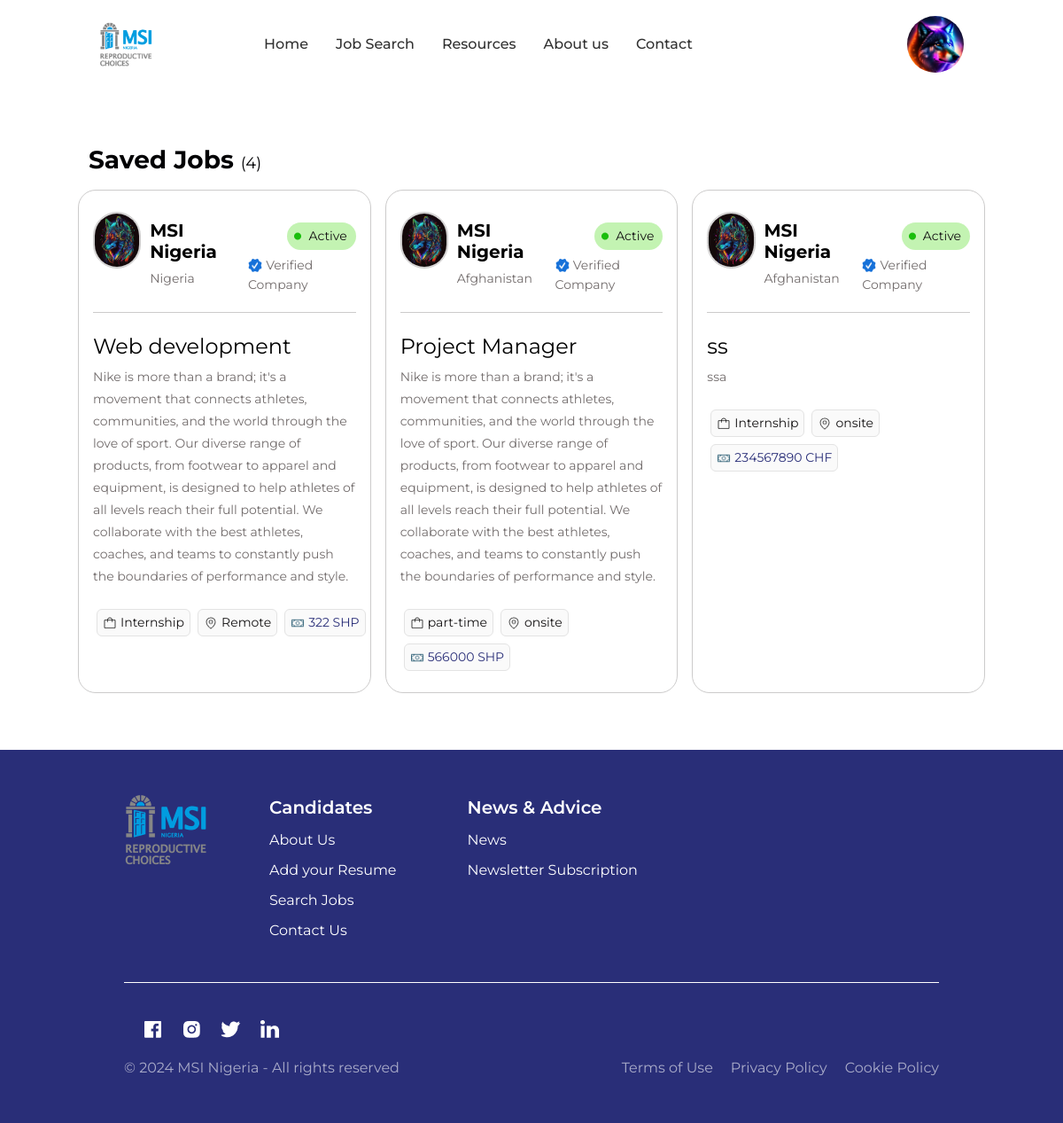
The app's page /saved.php (signed in), older data.
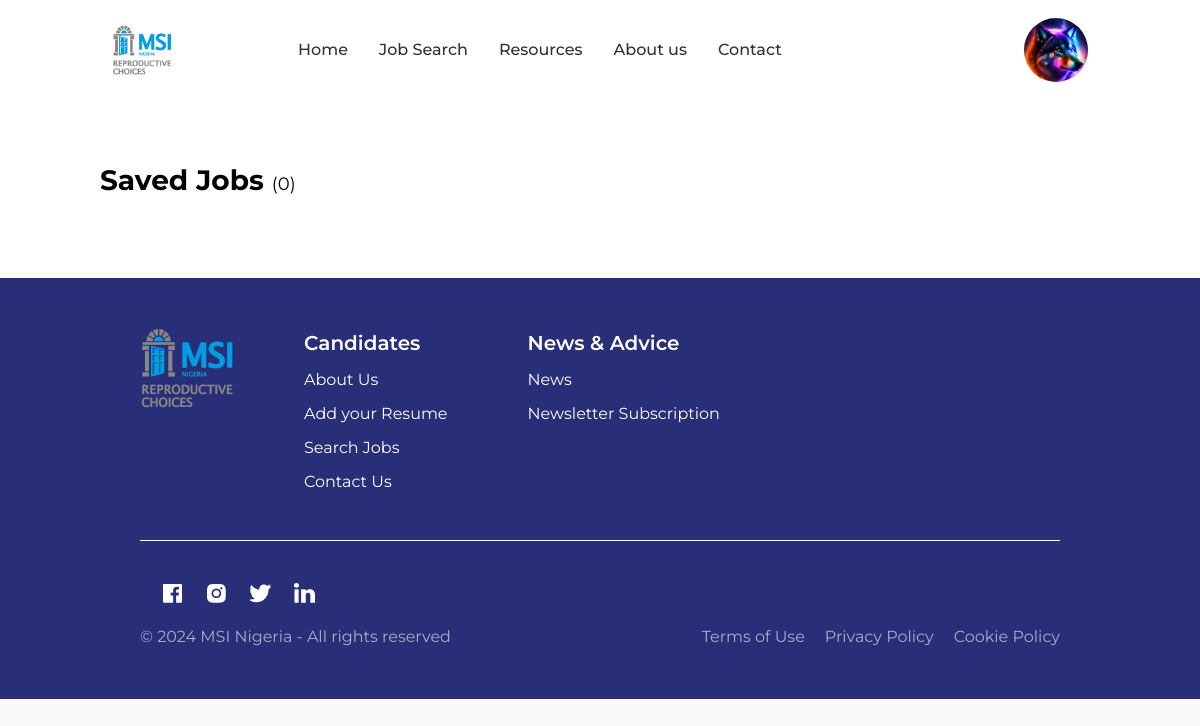
The same page, newer data.
### tables this page shows
CREATE TABLE `job` (
  `id` int NOT NULL,
  `jobtitle` varchar(255) NOT NULL,
  `jobdescription` text NOT NULL,
  `cv_rating` varchar(255) NOT NULL,
  `jobtype` varchar(255) NOT NULL,
  `currency` varchar(255) NOT NULL,
  `salary` varchar(255) NOT NULL,
  `application_link` varchar(255) DEFAULT NULL,
  `unique_id` varchar(255) NOT NULL,
  `company_name` varchar(255) NOT NULL,
  `status` varchar(255) NOT NULL DEFAULT 'Active',
  `company_logo` varchar(255) NOT NULL,
  `company_location` varchar(255) NOT NULL,
  `timecreated` datetime NOT NULL DEFAULT CURRENT_TIMESTAMP ON UPDATE CURRENT_TIMESTAMP,
  `deadline` varchar(255) NOT NULL,
  `location` varchar(255) NOT NULL,
  `requirements` text,
  `responsibilities` text,
  `questions` text NOT NULL,
  `requirements_text` text,
  `responsibilities_text` text,
  `questions_text` text,
  `applicants` varchar(255) NOT NULL DEFAULT '0'
);

### saved.php (the view, shortened to what this page needs)
<html>
<head>
	<link rel="stylesheet" type="text/css" href="bootstrap/css/bootstrap.min.css">
	<link rel="stylesheet" type="text/css" href="css/main.css">
</head>
<body>
<?php
include 'navbar.php';
?>
<div class="sections" style="background: white;padding-top: 164px;">
	<div>
		<div>
			<div>
				<p class="search-results">Saved Jobs <font class="results-found">(<?php echo $_SESSION["jobs"]; ?>)</font></p>
			</div>
			<div>
				<div style="background: transparent;gap: 16px;width: auto !important;flex-wrap: wrap;" class="row">
					<?php
					$se = "SELECT * FROM `saved_jobs` WHERE `email`='".$_SESSION["email"]."'";
					$se_query = mysqli_query($conn, $se);
					if (mysqli_num_rows($se_query) > 0) {
						$jobids = [];
						while ($row = mysqli_fetch_assoc($se_query)){
							 $jobids[] = "'" . mysqli_real_escape_string($conn, $row["unique_id"]) . "'";
						}
						if (!empty($jobids)) {
					        $jobIdsString = implode(',', $jobids);
					        $sele = "SELECT * FROM `job` WHERE `unique_id` IN ($jobIdsString)";
					        $sele_query = mysqli_query($conn, $sele);
					        if (mysqli_num_rows($sele_query) > 0) {
					        	while ($roe = mysqli_fetch_assoc($sele_query)){
									$company_logo = $roe["company_logo"];
									$company_name = $roe["company_name"];
									$company_location = $roe["company_location"];
									$status = $roe["status"];
									$jobtitle = $roe["jobtitle"];
									$jobdesc = $roe["jobdescription"];
									$jobtype = $roe["jobtype"];
									$location = $roe["location"];
									$salary = $roe["salary"];
									$currency = $roe["currency"];
					?>
					<div class="col-lg-4 col-md-4 col-sm-4 job-story-box">
						<div style="border-bottom: 1px solid var(--Neutrals-Neutrals200, #CCCBCB);;padding-bottom: 20px;">
							<div style="display: flex;gap: 10px;">
								<div class="company-logo">
									<img src="company/profile/<?php echo $company_logo; ?>" style="width: 100% !important;height: 100% !important;border-radius: inherit;border: inherit;">
								</div>
								<div>
									<div style="display: flex;flex-direction: column;height: 100% !important;background: transparent;">
										<div style="display: flex;align-items: center;height: auto;">
											<div style="height: auto;background: transparent;height: 80%;">
												<h4 class="name"><?php echo $company_name; ?></h4>
												<p class="location"><?php echo $company_location; ?></p>
											</div>
										</div>
									</div>
								</div>
								<div style="flex-grow: 1;display: flex;justify-content: flex-end;">
									<div style="flex-direction: column;gap: 5px;display: flex;background: transparent;justify-content: flex-end;align-items: flex-end;">
										<div class="active" style="display: inline-flex;">
											<div>
												<img src="images/active.png">
											</div>
											<div>
												<font class="active-text"><?php echo $status; ?></font>
											</div>
										</div>
										<div style="background: transparent;display: flex;justify-content: flex-end;">
											<div>
												<img src="images/verified-tick.png" style="width: 16px;height: 16px;">&nbsp;<font class="time" style="font-size: 14px;">Verified Company</font>
											</div>
										</div>
									</div>
								</div>
							</div>
						</div>
						<div>
							<div style="display: flex;gap: 8px;flex-direction: column;">
								<div>
									<font class="post"><?php echo $jobtitle; ?></font>
								</div>
								<div>
									<p class="job-post"><?php echo $jobdesc; ?></p>
								</div>
								<div>
									<div class="row" style="padding-left: 16px;gap: 8px;">
										<div class="resources">
											<div style="width: 16px;height: 16px;">
												<img src="images/Bag.png" style="width: 16px;height: 16px;">
											</div>
											<div>
												<font class="full-time"><?php echo $jobtype; ?></font>
											</div>
										</div>
										<div class="resources">
											<div style="width: 16px;height: 16px;">
												<img src="images/Location.png" style="width: 16px;height: 16px;">
											</div>
											<div>
												<font class="full-time"><?php echo $location; ?></font>
											</div>
										</div>
										<div class="resources">
											<div style="width: 16px;height: 16px;">
												<img src="images/Money.png" style="width: 16px;height: 16px;">
											</div>
											<div>
												<font class="full-time money"><?php echo $salary; ?> <?php echo $currency; ?></font>
											</div>
										</div>
									</div>
								</div>
							</div>
						</div>
					</div>
					<?php
				}}}}
					?>
				</div>
			</div>
		</div>
	</div>
</div>
<?php
include 'footer.php';
?>
</body>
</html>

### navbar.php (shortened to what this page needs)
<nav id="navbar-example" class="navbar navbar-expand-lg navbar-light bg-light fixed-top navbar-fixed">
   <div class="container-fluid">
    	<a class="navbar-brand" href="index.php">
	      	<div>
	      		<img src="images/logo.png" style="width: 60px;height: 50px;">
	    	</div>
    	</a>
	    <div class="collapse navbar-collapse" id="navbarNav">
	      	<ul class="navbar-nav mx-auto">
	        	<li class="nav-item link">
	          		<a href="index.php" class="nav-link" data-page="index">Home</a>
	         	</li>
	         	<li class="nav-item link">
	          		<a href="jobsearch.php?search" class="nav-link" data-page="jobsearch">Job Search</a>
	         	</li>
	         	<li class="nav-item link">
	          		<a href="#" class="nav-link" data-page="resources">Resources</a>
	         	</li>
	         	<li class="nav-item link">
	          		<a href="about.php" class="nav-link" data-page="about">About us</a>
	         	</li>
	         	<li class="nav-item link">
	          		<a href="contact.php" class="nav-link" data-page="contact">Contact</a>
	         	</li>
	    	</ul>
	    	<?php
	        if (isset($_SESSION["email"]) && isset($_SESSION["profile-pic"])){
	         ?>
	         <div class="navbar-nav-end">
		        <div style="display: flex;">
		         	<div>
			        	<div class="dashboard-login" id="profile-container" style="cursor: pointer;">
			        		<img src="profile/<?php echo $_SESSION['profile-pic']; ?>" style="width: 100% !important;height: 100% !important;border-radius: inherit;" id="profile-pic">
			        	</div>
		        	</div>
	        	</div>
	        </div>
	        <?php
	     	}
	     		?>
	    </div>
  	</div>
</nav>

### footer.php
<footer class="footer">
 	<div style="padding-top: 50px;display: flex;border-bottom: 1px solid white;padding-bottom: 30px;gap: 80px;" class="foo-p">
 		<div style="display: flex;gap: 70px;">
 			<div>
 				<img src="images/logo.png">
 			</div>
 			<div>
 				<font style="font-size: 20px;font-weight: 600;">Candidates</font>
 				<ul style="list-style-type: none;padding: 0;">
 					<li class="footer-item"><a href="about.php" class="footer-link">About Us</a></li>
 					<li class="footer-item"><a href="register.php" class="footer-link">Add your Resume</a></li>
 					<li class="footer-item"><a href="jobsearch.php?search" class="footer-link">Search Jobs</a></li>
 					<li class="footer-item"><a href="contact.php" class="footer-link">Contact Us</a></li>
 				</ul>
 			</div>
 		</div>
 		<div>
 			<div>
 				<font style="font-size: 20px;font-weight: 600;">News & Advice</font>
 				<ul style="list-style-type: none;padding: 0;">
 					<li class="footer-item"><a href="#" class="footer-link">News</a></li>
 					<li class="footer-item"><a href="#" class="footer-link">Newsletter Subscription</a></li>
 				</ul>
 			</div>
 		</div>
 	</div>
 	<div style="margin-top: 40px;">
 		<div style="display: flex;gap: 20px;margin-left: 20px;">
 			<div>
 				<img src="images/fcbk.png" style="width: 24px;height: 24px;">
 			</div>
 			<div>
 				<img src="images/insta.png" style="width: 24px;height: 24px;">
 			</div>
 			<div>
 				<img src="images/tweet.png" style="width: 24px;height: 24px;">
 			</div>
 			<div>
 				<img src="images/link.png" style="width: 24px;height: 24px;">
 			</div>
 		</div>
 		<div style="margin-top: 20px;display: flex;justify-content: space-between;">
 			<div>
 				<font style="color: #FFFFFF99;">© 2024 MSI Nigeria - All rights reserved</font>
 			</div>
 			<div style="display: flex;gap: 20px;">
 				<a href="#" style="color: #FFFFFF99;">
 					Terms of Use
 				</a>
 				<a href="#" style="color: #FFFFFF99;">
 					Privacy Policy
 				</a>
 				<a href="#" style="color: #FFFFFF99;">
 					Cookie Policy
 				</a>
 			</div>
 		</div>
 	</div>
</footer>

### css/main.css (style rules this page uses)
* { font-family: montserrat; }
html { scroll-behavior: smooth; }
body { padding: 0; margin: 0; background: #FAFAFA; }
.search-results { color: var(--text-grey, #000003); font-family: Montserrat; font-size: 28px; font-style: normal; font-weight: 700; line-height: 120%; }
.results-found { color: var(--text-grey, #000003); font-family: Montserrat; font-size: 18px; font-style: normal; font-weight: 400; line-height: 120%; }
.dashboard-login { width: 64px !important; height: 64px !important; border-radius: 500px; }
footer { background: var(--Primary-Primary, #292E78); width: 100%; height: auto; color: white; font-family: montserrat; padding-right: 140px; padding-left: 140px; padding-bottom: 50px; }
.sections { width: 100% !important; height: auto !important; padding-left: 100px; padding-right: 100px; padding-top: 64px; padding-bottom: 64px; background: inherit; }
.footer-item { padding-top: 10px; }
.footer-link { margin-top: 10px; color: white; }
.navbar { padding-right: 100px !important; padding-left: 100px !important; padding-top: 18px !important; padding-bottom: 18px !important; background: white !important; position: fixed !important; top: 0 !important; width: 100% !important; z-index: 300000 !important; }
.navbar-collapse { justify-content: space-between; background: transparent; align-items: center; gap: 30px; }
.navbar-nav.mx-auto { margin-left: auto; margin-right: auto; }
.navbar-nav-end { margin-left: auto; display: flex; align-items: center; }
.navbar-nav .nav-item .nav-link { color: #313131; }
.nav-link { font-weight: 500; }
.navbar-nav { display: flex; gap: 15px; }
a { text-decoration: none; }
.company-logo { display: flex; width: 64px; height: 64px; justify-content: center; align-items: center; border-radius: 266.667px; border: 1.067px solid var(--Neutrals-Neutrals200, #CCCBCB); background: #FFF; }
.post { color: #000; font-family: Montserrat; font-size: 24px; font-style: normal; font-weight: 400; line-height: 120%; }
.time { color: var(--Neutrals-Neutrals600, #726C6C); text-align: right; font-family: Montserrat; font-size: 14px; font-style: normal; font-weight: 400; line-height: 150%; }
.active-text { color: var(--Neutrals-Neutrals1000, #151314); font-family: Montserrat; font-size: 14px; font-style: normal; font-weight: 400; line-height: 150%; }
.active { display: flex; padding: 5px 10px 5px 8px; justify-content: center; align-items: center; gap: 8px; border-radius: 100px; background: rgba(136, 231, 103, 0.50); }
.name { color: #000; font-family: Montserrat; font-size: 20px; font-style: normal; font-weight: 700; line-height: 120%; }
.location { color: var(--Neutrals-Neutrals600, #726C6C); font-family: Montserrat; font-size: 14px; font-style: normal; font-weight: 400; line-height: 150%; }
.full-time { color: var(--Neutrals-Neutrals1000, #151314); font-family: Montserrat; font-size: 14px; font-style: normal; font-weight: 400; line-height: 150%; }
.money { color: #292E78 !important; }
.resources { display: inline-flex; padding: 4px 6px; justify-content: center; align-items: center; gap: 4px; border-radius: 6px; border: 1px solid var(--Neutrals-Neutrals100, #E3E3E3); background: var(--Neutrals-Base-White, #FAFAFA); width: auto !important; }
.job-story-box { display: flex; padding: 24px 16px; flex-direction: column; gap: 24px; border-radius: 20px; border: 1px solid var(--Neutrals-Neutrals200, #CCCBCB); background: #FFF; flex: 1 1 calc(33.333% - 20px); min-width: 0; }
.job-post { color: var(--Neutrals-Neutrals600, #726C6C); font-family: Montserrat; font-size: 14px; font-style: normal; font-weight: 400; line-height: 25px; }

Row changes from the older to the newer data that the page shows:
removed job: company_logo (picture), company_name "MSI Nigeria", company_location "Nigeria", status "Active", jobtitle "Web development", jobdescription "Nike is more than a brand; it's a movement that connects athletes, communities, and the world through the love of sport. Our diverse range of products, from footwear to apparel and equipment, is designed to help athletes of all levels reach their full potential. We collaborate with the best athletes, coaches, and teams to constantly push the boundaries of performance and style.", jobtype "Internship", location "Remote", salary "322", currency "SHP"
removed job: company_logo (picture), company_name "MSI Nigeria", company_location "Afghanistan", status "Active", jobtitle "Project Manager", jobdescription "Nike is more than a brand; it's a movement that connects athletes, communities, and the world through the love of sport. Our diverse range of products, from footwear to apparel and equipment, is designed to help athletes of all levels reach their full potential. We collaborate with the best athletes, coaches, and teams to constantly push the boundaries of performance and style.", jobtype "part-time", location "onsite", salary "566000", currency "SHP"
removed job: company_logo (picture), company_name "MSI Nigeria", company_location "Afghanistan", status "Active", jobtitle "ss", jobdescription "ssa", jobtype "Internship", location "onsite", salary "234567890", currency "CHF"
Text that changed along with them:
$_SESSION["jobs"]: "4" → "0"
